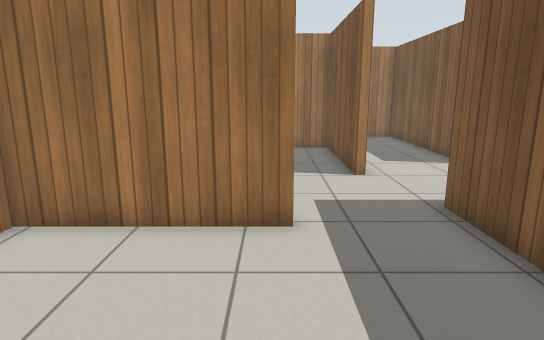
[1] (above)

24 first-person views from a walk through a world built for the Gazebo simulator. The camera is 1.2 m above the floor, tilts 12° down and sees 75° across. The floor is counted in squares, 0.5 m on a side. Each view is taken from the middle of a square. On the plan, view 1 faces up. The plan holds only what a view shows up to about 20 squares ahead; the rest is blank. Simple patterns stand in for the simulator's built-in surfaces.

[2]
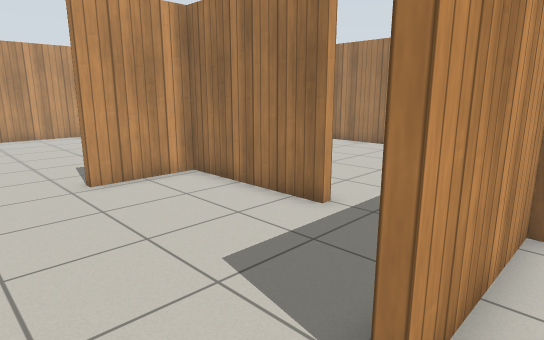

[3]
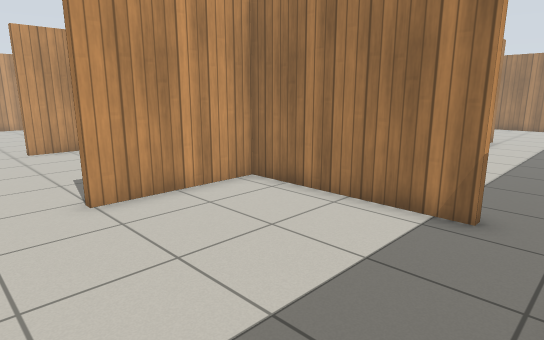

[4]
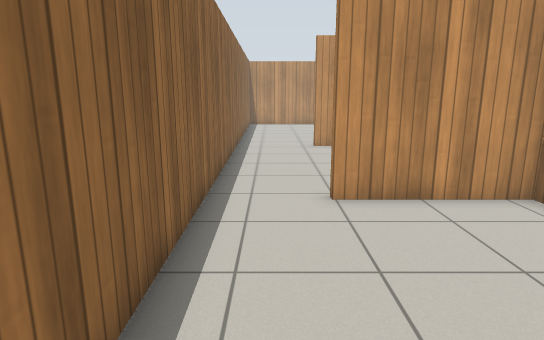

[5]
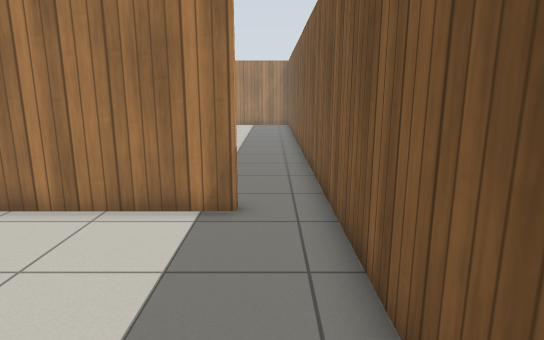

[6]
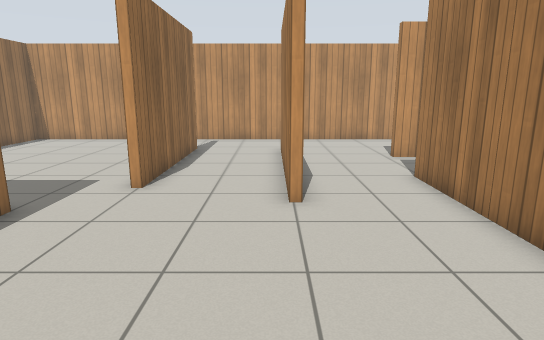

[7]
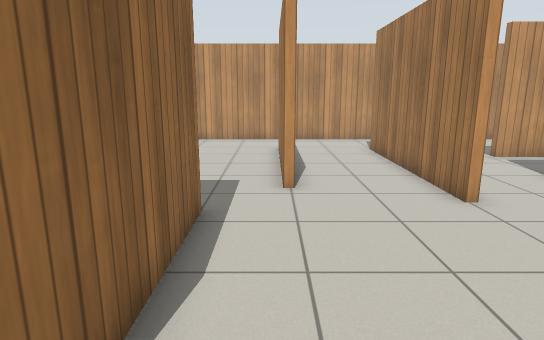

[8]
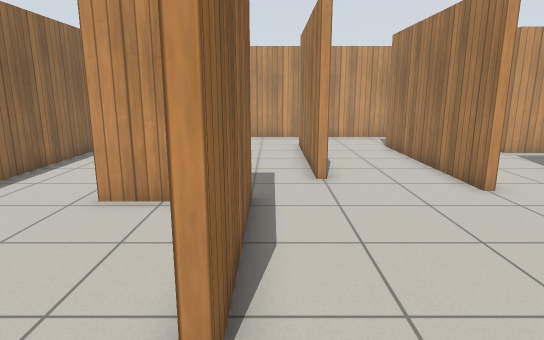

[9]
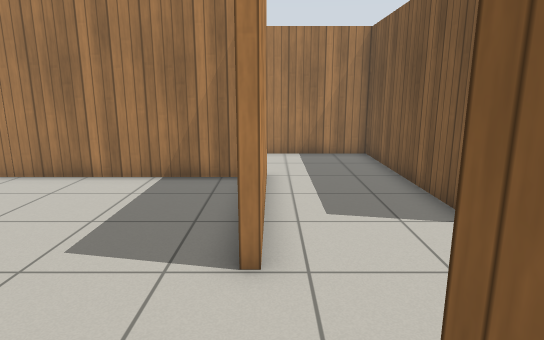

[10]
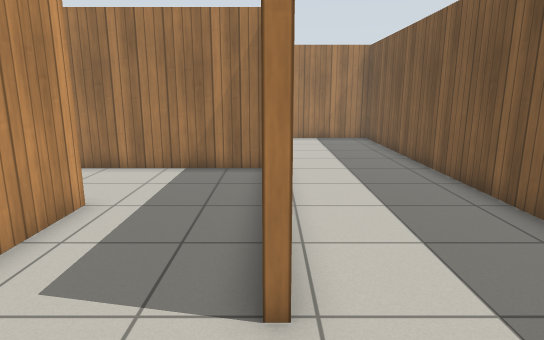

[11]
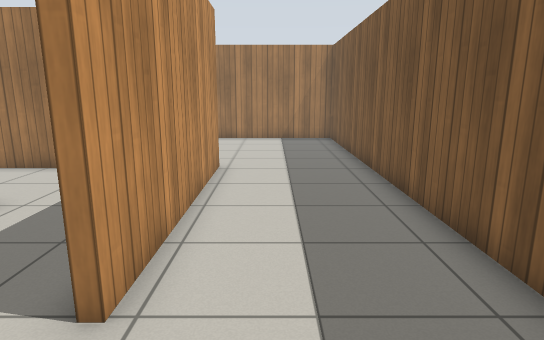

[12]
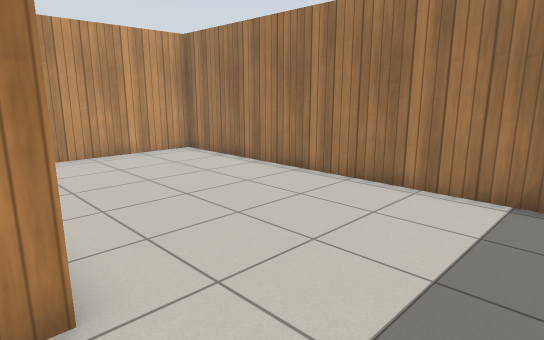

[13]
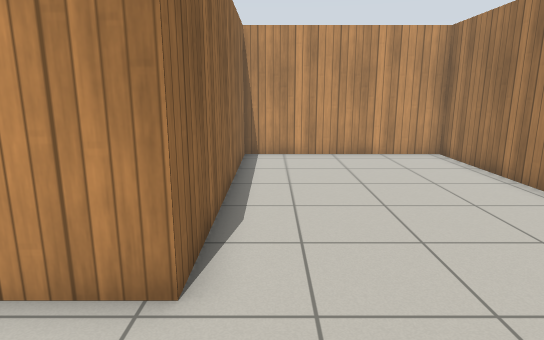

[14]
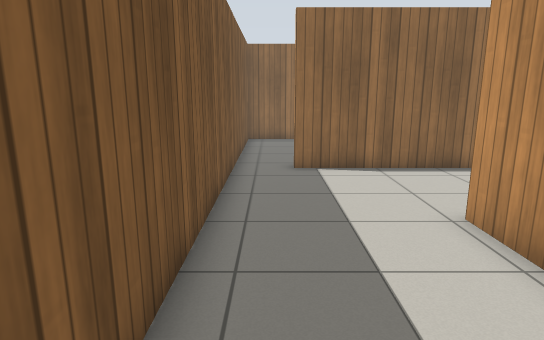

[15]
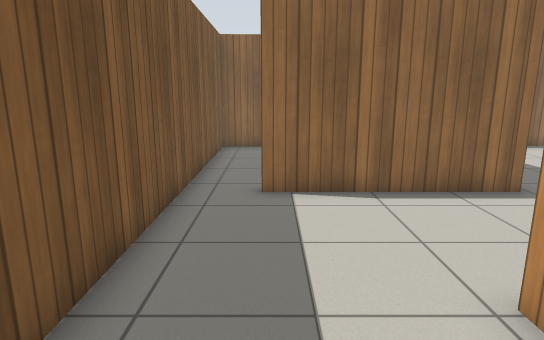

[16]
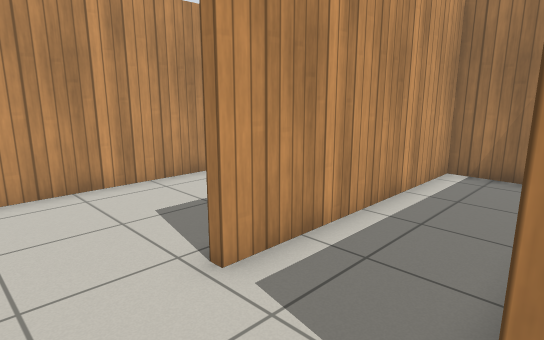

[17]
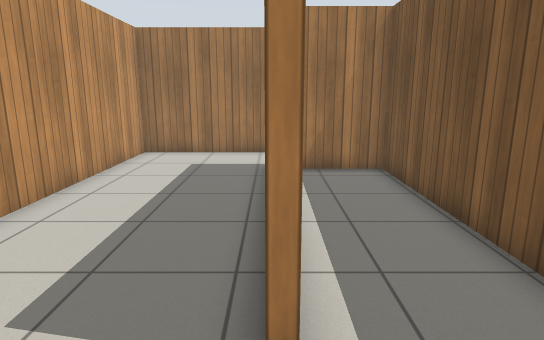

[18]
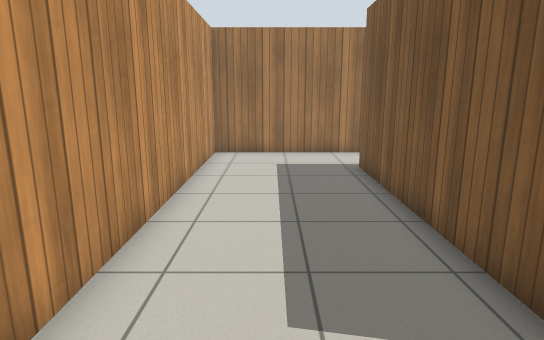

[19]
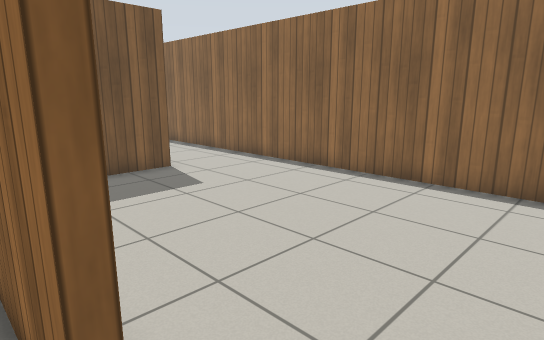

[20]
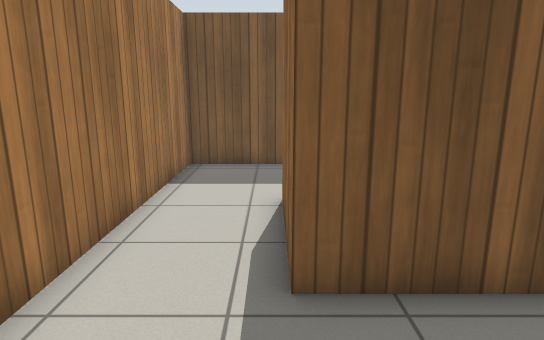

[21]
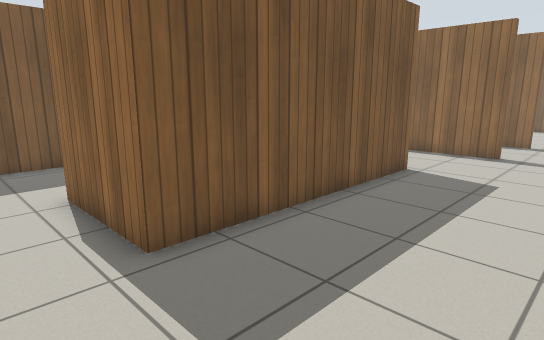

[22]
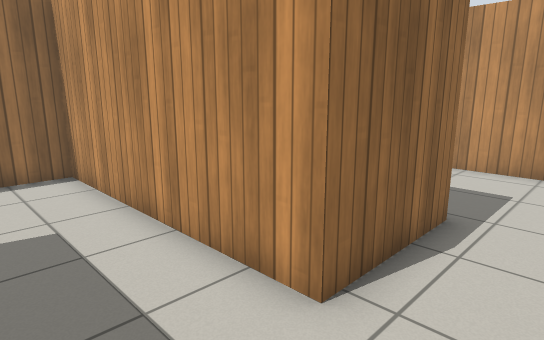

[23]
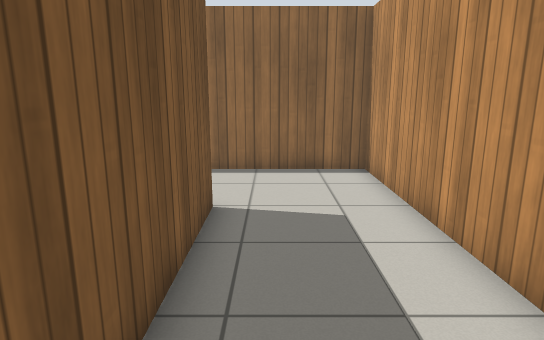

[24]
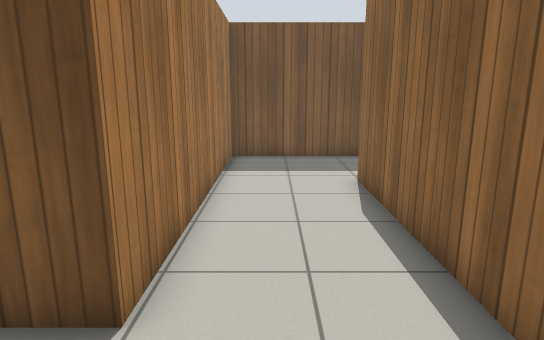

### Floor plan
Points are (right, up) in squares from view 1. A wall is a line through its corners. A room is listed if a view was taken in it or the views show most of it. See-through windows are left out.
Room 1 (view 1)
walls: (0.4, 6.2) (-4.8, 6.2) (-4.8, 3); (-4.4, -0.7) (3.6, -0.6); (3.8, 4.5) (3.8, 5.5)
ways out: opening at (4, 1) to room 2; opening at (2, 6) to room 3; opening at (-5, 1.5) to room 6
Room 2 (views 2, 3, 4, 5)
walls: (10.3, 7.1) (4.1, 7.1) (4.1, 2.4); (3.6, -0.6) (12.3, -0.5) (12.3, 6.5)
ways out: opening at (4, 1) to room 1; opening at (11.5, 7) to room 4
Room 3 (views 6, 7, 8, 9, 16, 19, 22, 23, 24)
walls: (-5.6, 12.4) (-13.8, 12.4); (-8.3, 18.4) (-8.3, 25.5) (-11.8, 25.5) (-11.8, 16.8); (-11.4, 12.7) (-10.2, 12.7); (2.6, 10.5) (2.6, 16.3) (-8.4, 16.3); (-5.1, 6.5) (0.4, 6.5) (0.4, 6.2); (6.9, 13.1) (6.9, 20.6) (-3.7, 20.6) (-3.7, 28.9) (-6.4, 28.9); (-8.1, 25.8) (-8.1, 16.6) (2.9, 16.6) (2.9, 10.5); (-14.1, 8.6) (-7, 8.6); (3.8, 5.5) (3.8, 7.4) (6.4, 7.4); (-17.4, 12.4) (-17.4, 8.4)
ways out: opening at (2, 6) to room 1; opening at (7, 10) to room 4; opening at (-15.5, 13) to room 5; opening at (-12, 15) to room 5; opening at (-7.5, 27.5) to room 5; opening at (-16, 9) to room 6; opening at (-6.5, 7.5) to room 6
Room 4 (views 10, 11, 12, 13, 14, 15)
walls: (6.4, 7.4) (10.3, 7.4) (10.3, 7.1); (12.3, 6.5) (12.3, 28.9) (-3.4, 28.9) (-3.4, 20.9) (7.2, 20.9) (7.2, 12.4)
ways out: opening at (11.5, 7) to room 2; opening at (7, 10) to room 3
Room 5 (views 17, 18, 20, 21)
walls: (-12.1, 16.8) (-12.1, 25.8) (-8.1, 25.8); (-13.8, 12.7) (-11.4, 12.7); (-6.4, 28.9) (-17.4, 28.9) (-17.4, 12.4)
ways out: opening at (-15.5, 13) to room 3; opening at (-12, 15) to room 3; opening at (-7.5, 27.5) to room 3
Room 6 (no view inside)
walls: (-7, 8.3) (-14, 8.3); (-5.1, 3) (-5.1, 5.2); (-17.4, 8.4) (-17.4, -0.8) (-4.4, -0.7)
ways out: opening at (-5, 1.5) to room 1; opening at (-16, 9) to room 3; opening at (-6.5, 7.5) to room 3

Where each view was taken, in squares from view 1:
view 1: 0 up, 0 right, facing up
view 2: 0 up, 5 right, facing up-left
view 3: 0 up, 12 right, facing up-left
view 4: 1 up, 12 right, facing left
view 5: 0 up, 11 right, facing up
view 6: 12 up, 2 right, facing left
view 7: 8 up, 2 right, facing left
view 8: 7 up, 3 right, facing left
view 9: 6 up, 3 right, facing up
view 10: 9 up, 7 right, facing up
view 11: 9 up, 9 right, facing up
view 12: 20 up, 11 right, facing up-left
view 13: 22 up, 11 right, facing left
view 14: 19 up, 11 right, facing down
view 15: 16 up, 10 right, facing down
view 16: 14 up, 8 left, facing up-left
view 17: 14 up, 12 left, facing up
view 18: 14 up, 15 left, facing up
view 19: 9 up, 16 left, facing down-right
view 20: 26 up, 16 left, facing right
view 21: 28 up, 17 left, facing down-right
view 22: 28 up, 5 left, facing down-left
view 23: 28 up, 5 left, facing down
view 24: 19 up, 7 left, facing right
